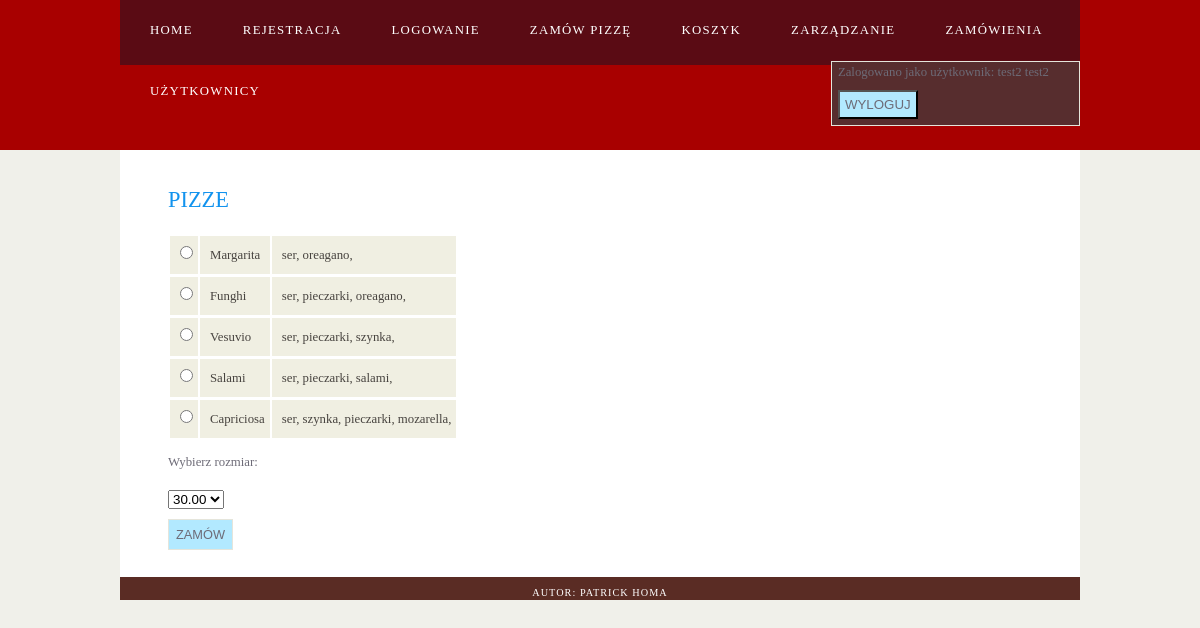
Screenshot of /View/pizzaList.php (signed in) with the database file from the repository.
### tables this page shows
CREATE TABLE `user` (
  `id_user` int(255) unsigned NOT NULL AUTO_INCREMENT,
  `email` varchar(50) NOT NULL,
  `password` varchar(255) NOT NULL,
  `id_address` int(255) unsigned DEFAULT NULL,
  `id_role` int(255) unsigned NOT NULL,
  PRIMARY KEY (`id_user`),
  KEY `id_role` (`id_role`),
  KEY `address` (`id_address`),
  CONSTRAINT `address` FOREIGN KEY (`id_address`) REFERENCES `address` (`id_address`) ON DELETE NO ACTION ON UPDATE NO ACTION,
  CONSTRAINT `role` FOREIGN KEY (`id_role`) REFERENCES `role` (`id_role`) ON DELETE NO ACTION ON UPDATE NO ACTION
);

CREATE TABLE `address` (
  `id_address` int(255) unsigned NOT NULL AUTO_INCREMENT,
  `street` varchar(255) NOT NULL,
  `city` varchar(255) NOT NULL,
  `zip` varchar(20) NOT NULL,
  `house` varchar(5) NOT NULL,
  `flat` int(10) unsigned DEFAULT NULL,
  `phone` int(20) unsigned NOT NULL,
  `name` varchar(30) NOT NULL,
  `surname` varchar(30) NOT NULL,
  PRIMARY KEY (`id_address`)
);

CREATE TABLE `pizza_name` (
  `id_pizza` int(255) unsigned NOT NULL AUTO_INCREMENT,
  `name_p` varchar(255) NOT NULL,
  PRIMARY KEY (`id_pizza`)
);

### Model/Session.php (called while the page is built, shortened)
<?php
class Session
{
    private $conn;
    public function __construct(\PDO $pdo) {
        $this->conn = $pdo;
    }
     function checkRole() {
        $s = $_SESSION['id_user'];
        if(isset($s)) {
            $stmt = $this->conn->query("SELECT checkRole($s)")->fetch();
            foreach($stmt as $row)
                return $row;
        }else {
            echo "Uzytkownik nie jest zalogowany";
        }
    }
}

### Model/User.php (called while the page is built, shortened)
<?php
class User
{
    private $conn;
    public function __construct(\PDO $pdo) {
        $this->conn = $pdo;
    }
    function getUser($id) {
        return $this->conn->query("SELECT u.id_user, a.name, a.surname FROM user u JOIN address a ON u.id_address=a.id_address WHERE id_user = $id;");
    }
}
?>

### Model/Pizza.php (called while the page is built, shortened)
<?php
class Pizza
{
    private $conn;
    public function __construct(\PDO $pdo) {
        $this->conn = $pdo;
    }
    function showPizzas() {
        return $this->conn->query("SELECT name_p FROM pizza_name");
    }
    function showSizes() {
        return $this->conn->query("SELECT size FROM sizes");
    }
    function toppingsSelection() {
        return $this->conn->query("SELECT * FROM toppings_list");
    }
}
?>

### View/pizzaList.php (the view, shortened to what this page needs)
<?php include_once '../Config/database.php'; ?>
<?php include_once '../Model/Pizza.php'; ?>
<?php include_once "header.php"; ?>
<body>
<div id="site_content">
    <div id="content">
    <h2>PIZZE</h2>
    <form class="form_settings" action="../Controller/controller.php?method=addItem" method=post>
                <?php
                echo "<table>";
                $pizza = new Pizza($pdo);
                $array = $pizza->showPizzas();
                $array2 = $pizza->toppingsSelection()->fetchAll();
                $keys = array_keys($array2);
                $k_ammount = count($keys);
                $array3 = $pizza->showSizes();
                foreach ($array as $row) {
                    echo "<tr><td><input type='radio' class='radio' name='pizzaName' value=" . $row['name_p'] . "></td><td>" . $row['name_p'] . "</td><td>";
                   for($i=0; $i < $k_ammount; ++$i){
                        if($row['name_p'] == $array2[$i]['name_p'])
                            echo $array2[$i]['name_t'] . ", ";
                    }
                    echo "</td>";
                }
                echo "</table>";
                echo "<br/><p>Wybierz rozmiar: </p><select name='size'>";
                foreach ($array3 as $row3) {
                    echo "<option value= " .$row3['size']. ">" .$row3['size']. "<option>";
                }
                echo "</select>   <input type='submit' class='submit' value='ZAMÓW' />";
                ?>
    </form>
    </div>
</div>
    <?php include_once "footer.php"; ?>
</body>
</html>

### View/header.php (shortened to what this page needs)
<?php
include_once '../Model/Session.php';
include_once '../Config/database.php';
include_once '../Model/User.php';
if(isset($_SESSION['id_user'])) {
    $id=$_SESSION['id_user'];
    $user = new User($pdo);
    $list = $user->getUser($id);
    $user = new Session($pdo);}?>
<!DOCTYPE html>
<html lang="pl">
<head>
    <link href="../Resources/css/style.css" rel="stylesheet">
</head>
<body>
<div id="header">
    <div id="menubar">
        <ul id="menu">
            <li><a href="../View/home.php">Home</a></li>
            <li><a href="../View/register.php">Rejestracja</a></li>
            <li><a href="../View/login.php">Logowanie</a></li>
            <li><a href="../View/pizzaList.php">Zamów pizzę</a></li>
            <li><a href="../View/cart.php">Koszyk</a></li>
<?php  if(isset($_SESSION['id_user'])) {
            if($user->checkRole() == 2) {
                echo "<li><a href='../View/manage.php'>Zarządzanie</a></li>
                <li><a href='../View/view_orders.php'>Zamówienia</a></li>
                <li><a href='../View/users.php'>Użytkownicy</a></li>";
            }
        echo "<div id='logout'><form action='../Controller/controller.php?method=logout' method='post'>";
                foreach ($list as $row) {
                    echo "<p>Zalogowano jako użytkownik: ".$row['name'] . " " . $row['surname']; }
                echo "<br/><input type='submit' class='submit' value='WYLOGUJ' /></p>
           </form></div>"; }?>
            </div>
    </div>
</body>
</html>

### Resources/css/style.css (style rules this page uses)
html { height: 100%; position: relative; min-height: 100%; }
* { margin: 0; padding: 0; }
body { font: normal 80% Georgia; background: #f0f0ea; color: #6d6b77; }
p { padding: 0 0 20px 0; }
h2 { font: normal 175% Georgia; color: #1293EE; margin: 0 0 15px 0; padding: 15px 0 5px 0; }
#menubar, #site_content { margin-left: auto; margin-right: auto; }
#menubar { width: 80%; height: 65px; padding: 0; background: #5a0b14; }
#logout { float: right; border: 1px solid #E5E5DB; height: 60px; padding: 3px 30px 0 6px ; background: #572d2e; }
ul#menu li { float: left; list-style: none; }
ul#menu li a { letter-spacing: 0.1em; font: normal 100% Georgia; display: block; float: left; height: 37px; padding: 23px 20px 1px 30px; text-align: center; color: #FFF; text-transform: uppercase; text-decoration: none; }
#site_content { width: 80%; overflow: hidden; background: #FFF; }
#content { text-align: left; margin: 20px auto ; width: 90%; padding: 2px; }
#header { background: #A80000; height: 150px; }
.form_settings input, .form_settings textarea { padding: 7px ; margin-bottom: 5px; font: 100% arial; border: 1px solid #E5E5DB; display: block; }
.submit { width: auto; height: auto; margin: 10px 0 0 0; padding: 5px 5px 5px 5px; background: #b2e9ff; color: #6d6b77; }
table { margin: 15px 0 0px 0; }
table tr th, table tr td { padding: 10px 5px 10px 10px; text-align: left; background: #3B3B3B; color: #FFF; }
table tr td { background: #F0EFE2; color: #47433F; border-top: 1px solid #FFF; }

### rows the page displays
user: id_address.name "test2", id_address.surname "test2"
pizza_name: name_p "Margarita", name_t "ser", name_t "oreagano"
pizza_name: name_p "Funghi", name_t "ser", name_t "pieczarki", name_t "oreagano"
pizza_name: name_p "Vesuvio", name_t "ser", name_t "pieczarki", name_t "szynka"
pizza_name: name_p "Salami", name_t "ser", name_t "pieczarki", name_t "salami"
pizza_name: name_p "Capriciosa", name_t "ser", name_t "szynka", name_t "pieczarki", name_t "mozarella"

### other values shown
form field size "30.00"
